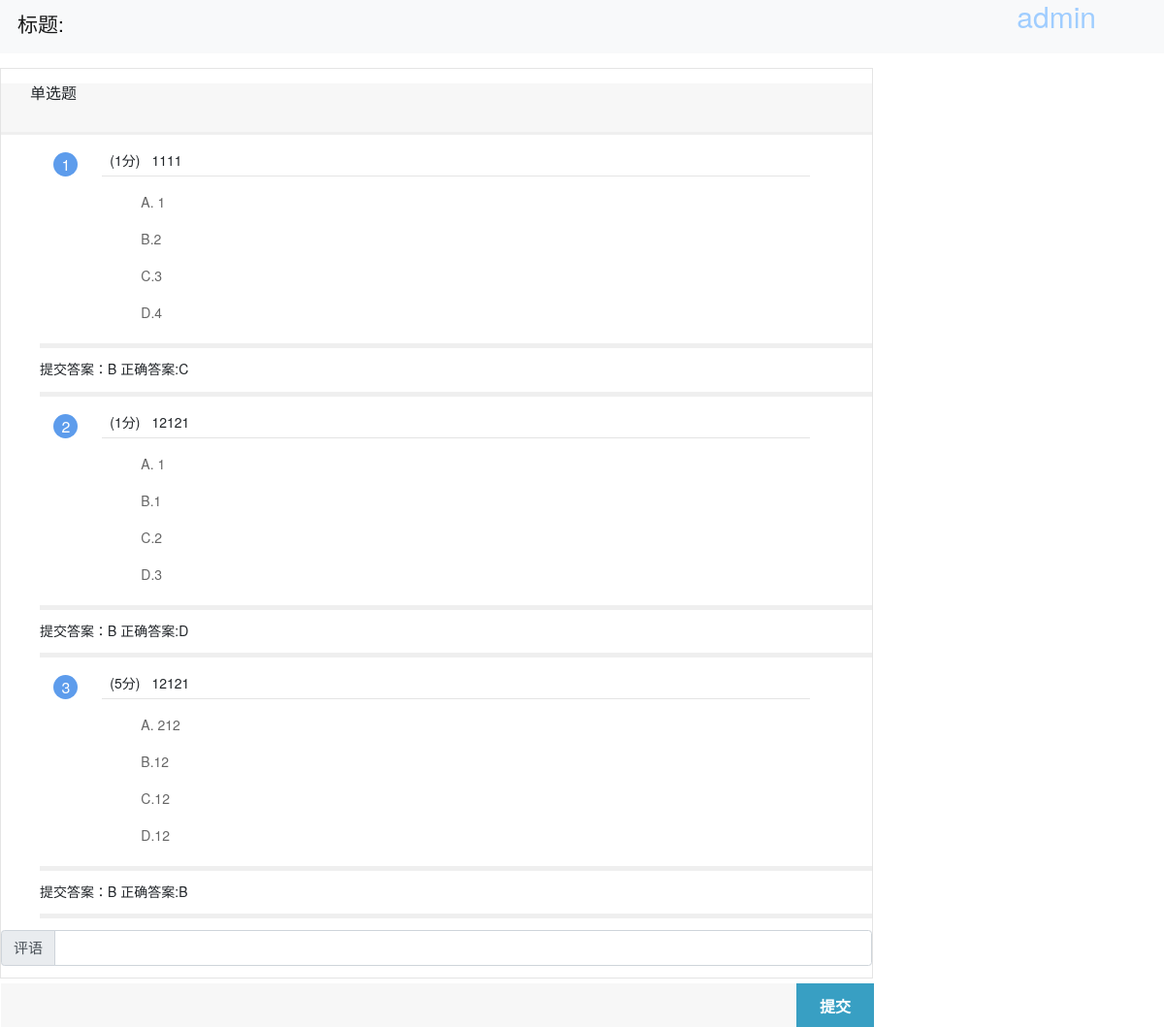
Screenshot of /rewind/5/ with the database file from the repository.
### question_manage/models.py (models this page shows, shortened)
class TAnswer(models.Model):
    gid=models.ForeignKey(Grade, on_delete=models.CASCADE)
    qid=models.ForeignKey(Question, on_delete=models.CASCADE,default='')
    ans=models.CharField('选项',max_length=5)
    class Meta:
        db_table = 'answer'
        verbose_name = '试卷选项'
        verbose_name_plural = verbose_name

class Question(models.Model):
    ANSWER = (
        ('A', 'A'),
        ('B', 'B'),
        ('C', 'C'),
        ('D', 'D'),
    )
    id = models.AutoField(primary_key=True)
    category = models.CharField('标签', max_length=20)
    title = models.TextField('题目')
    optionA = models.CharField('A选项', max_length=30)
    optionB = models.CharField('B选项', max_length=30)
    optionC = models.CharField('C选项', max_length=30)
    optionD = models.CharField('D选项', max_length=30)
    answer = models.CharField('答案', max_length=10, choices=ANSWER)
    score = models.IntegerField('分数', default=1)
    class Meta:
        db_table = 'question'
        verbose_name = '单项选择题库'
        verbose_name_plural = verbose_name

### question_manage/views.py (the view)
# urls.py: path("rewind/<int:id>/", q_views.rewind, name="rewind"),
def rewind(request, id):
    g = Grade.objects.get(id=id)
    s = g.sid
    alist = g.tanswer_set.all()
    return render(request, 'rewind.html', {'student': s, 'alist': alist, 'grade':g})

### question_manage/templates/rewind.html (shortened to what this page needs)
<!DOCTYPE HTML>
<html lang="en">
<head>
    <link href="/static/bootstrap-4.3.1-dist/css/bootstrap.min.css" rel="stylesheet">
    <link href="/static/css/main.css" rel="stylesheet" type="text/css" />
    <link href="/static/css/test.css" rel="stylesheet" type="text/css" />
    <link href="/static/css/style.css" rel="stylesheet" type="text/css"/>
</head>
<body>
<nav class="navbar navbar-expand-sm bg-light navbar-light ">
    <ul class="navbar-nav">
        <li class="nav-item active">
            <a class="nav-link"><h3>标题:{{ paper.title }}</h3></a>
        </li>
        <li style="position: fixed;right: 70px; font-size: 30px;color: #9fcdff">{{ student.name }}</li>
    </ul>
</nav>
<div class="main">
	<div class="test_main">
		<div class="nr_left">
			<div class="test">
            <form action="/sub_rewind/" method="post">
					<div class="test_title">
						<font><input type="submit" name="back" value="提交"></font>
					</div>
						<div class="test_content">
							<div class="test_content_title">
								<h2>单选题</h2>
							</div>
						</div>
						<div class="test_content_nr">
							<ul>
                               {% for a in alist %}
                                   <li id="{{ forloop.counter }}">
                                    <div class="test_content_nr_tt">
                                        <i>{{ forloop.counter}}</i><span>({{ a.qid.score }}分)</span>
                                        <font>{{ a.qid.title }}</font>
                                    </div>
                                   <div class="test_content_nr_main">
                                        <ul>
                                                <li class="option">
                                                    <label>A.
                                                        <p class="ue" style="display: inline;">{{ a.qid.optionA }}</p>
                                                    </label>
                                                </li>
                                                <li class="option">
                                                    <label>
                                                        B.<p class="ue" style="display: inline;">{{ a.qid.optionB }}</p>
                                                    </label>
                                                </li>
                                                <li class="option">
                                                    <label>
                                                        C.<p class="ue" style="display: inline;">{{ a.qid.optionC }}</p>
                                                    </label>
                                                </li>
                                                <li class="option">
                                                    <label>
                                                        D.<p class="ue" style="display: inline;">{{ a.qid.optionD }}</p>
                                                    </label>
                                                </li>
                                        </ul>
                                    </div>
                                    </li>
                                    <li>
                                        <p>提交答案：{{ a.ans }} 正确答案:{{ a.qid.answer }}</p>
                                    </li>
                               {% endfor %}
							</ul>
						</div>
                        <div class="input-group mb-3 input-group-lg">
                          <div class="input-group-prepend">
                            <span class="input-group-text">评语</span>
                          </div>
                          <input type="text" class="form-control" name="rewind">
                        </div>
                </form>
			</div>
		</div>
	</div>
	<div class="foot"></div>
</div>
</body>
</html>

### static/css/main.css (style rules this page uses)
html, body { width: 100%;height: 100%;overflow:auto;font-size:12px;margin:0;padding:0; font-family:"微软雅黑";background:#fff; text-align:center; }
ul,li { list-style:none; }
a { text-decoration:none; color:#666; }
i { font-style:normal; }
.foot { width:100%; height:50px; clear:both; }

### static/css/test.css (style rules this page uses)
.test_main { width:1200px; margin:15px auto 0; }
.nr_left { width:900px; height:100%; float:left; }
.test { width:100%; border:1px solid #e4e4e4; text-align:left; float:left; }
.test_title { width:900px; height:45px; line-height:45px; background-color:#f7f7f7;position:fixed; bottom:0; z-index:1000; }
.test_title font { width:80px; height:45px; display:block; float:right; text-align:center; }
.test_title font input { background:#389fc3; border:none; display:block; width:80px; height:45px; cursor:pointer; color:#fff; font-size:16px; font-weight:bold; }
.test_content { width:100%; height:auto; margin-top:15px; }
.test_content_title { width:100%; height:50px; line-height:50px; background:#f7f7f7; text-align:center; }
.test_content_title h2 { padding:0 30px; font-size:16px; font-weight:normal; display:block; float:left }
.test_content_nr { width:100%; border-top:3px solid #efefef; }
.test_content_nr>ul>li { width:100%; border-bottom:5px solid #efefef; padding-top:10px; }
.test_content_nr_tt { width:85%; height:auto; line-height:32px; margin:0 auto; border-bottom:1px solid #e4e4e4; }
.test_content_nr_tt i { width:25px; height:25px; line-height:25px; text-align:center; display:block; float:left; background:#5d9cec; border-radius:50%; margin-left:-50px; color:#fff; margin-top:8px; font-size:16px; }
.test_content_nr_tt span { padding:0 8px; }
.test_content_nr_tt font { font-size:14px }
.test_content_nr_main { width:85%; margin:0 auto; padding:10px 0;height:auto; }
.option { line-height:32px; display:block; background:#fff;color:#666; }
.option label { height:auto;display:block; }

### static/css/style.css (style rules this page uses)
a { text-decoration: none; cursor: auto; color: #000; }
body { background: #eee; font: 14px/1.6em "微软雅黑", "Microsoft Yahei", "Droid Sans", Helvetica Neue, Helvetica, Arial, sans-serif; }
div { display: block; }

### question_manage/templates/rewind.html (style rules this page uses)
body { background: #fff !important; }

### rows the page displays
TAnswer: qid.score "1", qid "1111", qid.optionA "1", qid.optionB "2", qid.optionC "3", qid.optionD "4", ans "B", qid.answer "C"
TAnswer: qid.score "1", qid "12121", qid.optionA "1", qid.optionB "1", qid.optionC "2", qid.optionD "3", ans "B", qid.answer "D"
TAnswer: qid.score "5", qid "12121", qid.optionA "212", qid.optionB "12", qid.optionC "12", qid.optionD "12", ans "B", qid.answer "B"
